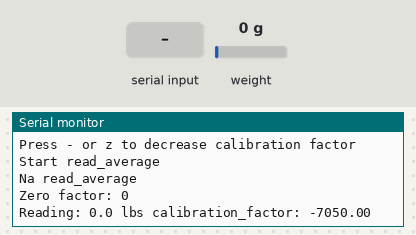
Simulated run of this program. Board: ESP32. Shown: the last lines printed to the serial monitor. The inputs (shaded band) are chosen by the test bench; at power-on: weight on the scale 0 g.

Above: at 3.3 s.
3.4 s: weight on the scale set to 100 g
At 4.7 s:
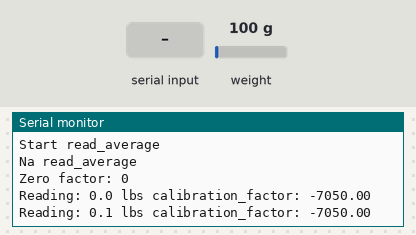
4.9 s: "+" received over Serial
6.4 s: weight on the scale set to 1250 g
At 8.3 s:
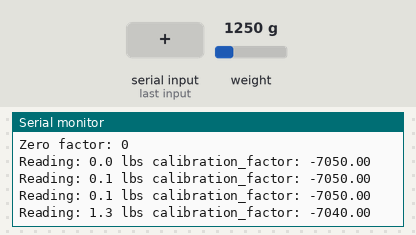
10.8 s: "a" received over Serial
At 13.1 s:
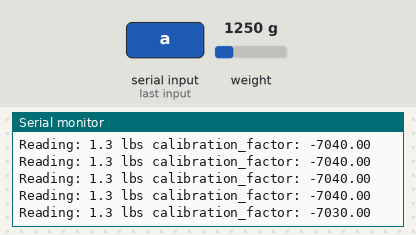
Timing chart, 0 to 13.3 s (numbered marks = the images above; inputs shaded):
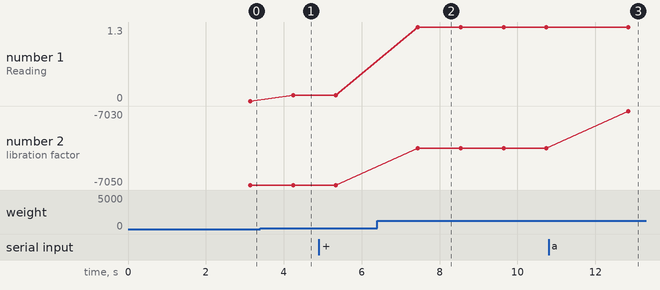

Measured:
- after the input at 3.4 s, the serial monitor: prints a new line after 0.84 s (image 1)
- after the input at 6.4 s, the serial monitor: prints a new line after 1.0 s (image 2)
- after the input at 10.8 s, the serial monitor: prints a new line after 2.0 s (image 3)
- plotted number 1: 0 → 0.1 after the input at 3.4 s, 0.1 → 1.3 after the input at 6.4 s
- plotted number 2: -7040 → -7030 after the input at 10.8 s

The program:

main.cpp
```cpp
// (licence header left out)
#include <Arduino.h>
#include <HX711.h>

#define DOUT  4
#define CLK  12

HX711 scale;

float calibration_factor = -7050.0; //-7050 worked for my 440lb max scale setup

const int timeInterval = 1000;
unsigned long timer = 0;
unsigned long currentTime = 0;
String temp = "";

void setup() {
  Serial.begin(9600);

  scale.begin(DOUT, CLK);

  Serial.println("HX711 calibration sketch");
  Serial.println("Remove all weight from scale");
  Serial.println("After readings begin, place known weight on scale");
  Serial.println("Press + or a to increase calibration factor");
  Serial.println("Press - or z to decrease calibration factor");

  scale.set_scale();
  scale.tare();	//Reset the scale to 0

  Serial.println("Start read_average");
  long zero_factor = scale.read_average(); //Get a baseline reading
  Serial.println("Na read_average");
  Serial.print("Zero factor: "); //This can be used to remove the need to tare the scale. Useful in permanent scale projects.
  Serial.println(zero_factor);
}

void loop() {
  currentTime = millis();
  if (currentTime >= timer) {
    timer = currentTime + timeInterval;
    delay(1000);

    scale.set_scale(calibration_factor); //Adjust to this calibration factor

    Serial.print("Reading: ");
    Serial.print(scale.get_units(), 1);
    Serial.print(" lbs"); //Change this to kg and re-adjust the calibration factor if you follow SI units like a sane person
    Serial.print(" calibration_factor: ");
    Serial.print(calibration_factor);
    Serial.println();
  }

  if(Serial.available() > 0) {
    temp = Serial.readString();
    if(temp == "+" || temp == "a") {
      calibration_factor += 10;
    }
    else if(temp == "-" || temp == "z") {
      calibration_factor -= 10;
    }
  }
}
```
